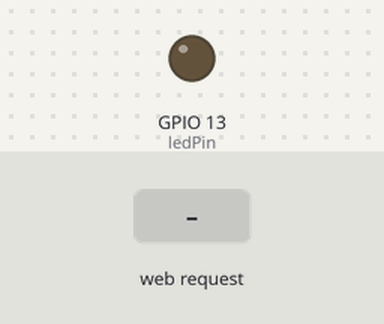
The program below on a simulated ESP32. On the bench: output pins drawn as LEDs (lit = HIGH). The inputs (shaded band) are chosen by the test bench. WiFi joins after 1.5 s; servers stay silent unless stated; what the program prints to the serial monitor is not drawn.

Above: at 2.7 s.
2.8 s: HTTP request GET /toggle received
At 3.1 s:
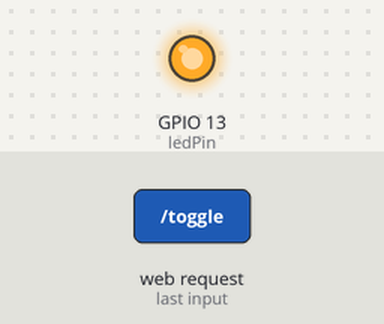
Timing chart, 0 to 5.8 s (numbered marks = the images above; inputs shaded):
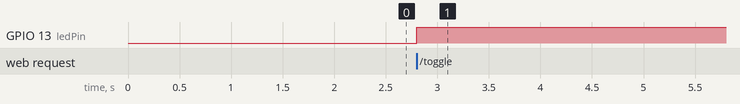

The program:

main.cpp
```cpp
#include <WiFi.h>
#include <WebServer.h>

// Replace with your network credentials
const char* ssid = "your_SSID";
const char* password = "your_PASSWORD";

// Create an instance of the server
WebServer server(80);

// Define the LED pin
const int ledPin = 13;
bool ledState = false; // Initial state of the LED

// HTML content for the web page
const char* htmlContent = R"rawliteral(
<!DOCTYPE HTML><html>
<head>
  <title>ESP32 Web Server</title>
  <style>
    body { font-family: Arial, sans-serif; text-align: center; }
    h1 { color: #0F3376; padding: 2vh; }
    p { font-size: 1.5rem; }
    button { padding: 10px 24px; font-size: 1rem; }
  </style>
</head>
<body>
  <h1>ESP32 Web Server</h1>
  <p>Click the button to toggle LED:</p>
  <button onclick="toggleLED()">Toggle LED</button>
  <p id="status">LED is OFF</p>
  <script>
    function toggleLED() {
      fetch('/toggle').then(response => response.text()).then(state => {
        document.getElementById('status').innerText = 'LED is ' + state;
      });
    }
  </script>
</body>
</html>
)rawliteral";

// Function to handle the root path
void handleRoot() {
  server.send(200, "text/html", htmlContent);
}

// Function to handle the toggle path
void handleToggle() {
  ledState = !ledState;
  digitalWrite(ledPin, ledState ? HIGH : LOW);
  server.send(200, "text/plain", ledState ? "ON" : "OFF");
}

void setup() {
  Serial.begin(115200);
  pinMode(ledPin, OUTPUT);
  digitalWrite(ledPin, LOW);

  // Connect to Wi-Fi
  WiFi.begin(ssid, password);
  Serial.print("Connecting to ");
  Serial.print(ssid);

  while (WiFi.status() != WL_CONNECTED) {
    delay(500);
    Serial.print(".");
  }

  Serial.println("");
  Serial.println("WiFi connected.");
  Serial.print("IP address: ");
  Serial.println(WiFi.localIP());

  // Route for root / web page
  server.on("/", handleRoot);

  // Route to toggle LED state
  server.on("/toggle", handleToggle);

  // Start server
  server.begin();
  Serial.println("HTTP server started.");
}

void loop() {
  server.handleClient();
}
```

Measured:
- after the input at 2.8 s, GPIO 13 (ledPin): LOW → HIGH at once
